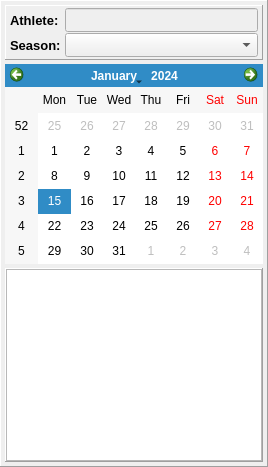
         <widget class="QFrame" name="frame_weekinfo">
          <property name="sizePolicy">
           <sizepolicy hsizetype="Preferred" vsizetype="Preferred">
            <horstretch>1</horstretch>
            <verstretch>0</verstretch>
           </sizepolicy>
          </property>
          <property name="maximumSize">
           <size>
            <width>300</width>
            <height>16777215</height>
           </size>
          </property>
          <property name="font">
           <font>
            <family>Segoe UI</family>
           </font>
          </property>
          <property name="frameShape">
           <enum>QFrame::Panel</enum>
          </property>
          <property name="frameShadow">
           <enum>QFrame::Raised</enum>
          </property>
          <layout class="QVBoxLayout" name="verticalLayout">
           <property name="spacing">
            <number>4</number>
           </property>
           <property name="leftMargin">
            <number>4</number>
           </property>
           <property name="topMargin">
            <number>4</number>
           </property>
           <property name="rightMargin">
            <number>4</number>
           </property>
           <property name="bottomMargin">
            <number>4</number>
           </property>
           <item>
            <widget class="QFrame" name="frame_athlete">
             <property name="frameShape">
              <enum>QFrame::Panel</enum>
             </property>
             <property name="frameShadow">
              <enum>QFrame::Raised</enum>
             </property>
             <layout class="QFormLayout" name="formLayout">
              <property name="horizontalSpacing">
               <number>4</number>
              </property>
              <property name="verticalSpacing">
               <number>1</number>
              </property>
              <property name="leftMargin">
               <number>4</number>
              </property>
              <property name="topMargin">
               <number>2</number>
              </property>
              <property name="rightMargin">
               <number>4</number>
              </property>
              <property name="bottomMargin">
               <number>2</number>
              </property>
              <item row="1" column="0">
               <widget class="QLabel" name="label_5">
                <property name="font">
                 <font>
                  <family>Segoe UI</family>
                  <pointsize>10</pointsize>
                  <weight>75</weight>
                  <bold>true</bold>
                 </font>
                </property>
                <property name="text">
                 <string>Season:</string>
                </property>
               </widget>
              </item>
              <item row="1" column="1">
               <widget class="QComboBox" name="comboBox_saisonName">
                <property name="minimumSize">
                 <size>
                  <width>0</width>
                  <height>24</height>
                 </size>
                </property>
                <property name="maximumSize">
                 <size>
                  <width>16777215</width>
                  <height>24</height>
                 </size>
                </property>
                <property name="font">
                 <font>
                  <family>Segoe UI</family>
                  <pointsize>10</pointsize>
                  <weight>75</weight>
                  <bold>true</bold>
                 </font>
                </property>
               </widget>
              </item>
              <item row="0" column="0">
               <widget class="QLabel" name="label_6">
                <property name="font">
                 <font>
                  <family>Segoe UI</family>
                  <pointsize>10</pointsize>
                  <weight>75</weight>
                  <bold>true</bold>
                 </font>
                </property>
                <property name="text">
                 <string>Athlete:</string>
                </property>
               </widget>
              </item>
              <item row="0" column="1">
               <widget class="QLineEdit" name="lineEdit_athlete">
                <property name="enabled">
                 <bool>false</bool>
                </property>
                <property name="minimumSize">
                 <size>
                  <width>0</width>
                  <height>24</height>
                 </size>
                </property>
                <property name="maximumSize">
                 <size>
                  <width>16777215</width>
                  <height>24</height>
                 </size>
                </property>
                <property name="font">
                 <font>
                  <family>Segoe UI</family>
                  <pointsize>10</pointsize>
                  <weight>75</weight>
                  <bold>true</bold>
                 </font>
                </property>
               </widget>
              </item>
             </layout>
            </widget>
           </item>
           <item>
            <widget class="QCalendarWidget" name="calendarWidget">
             <property name="sizePolicy">
              <sizepolicy hsizetype="Preferred" vsizetype="Preferred">
               <horstretch>0</horstretch>
               <verstretch>1</verstretch>
              </sizepolicy>
             </property>
             <property name="minimumSize">
              <size>
               <width>250</width>
               <height>200</height>
              </size>
             </property>
            </widget>
           </item>
           <item>
            <widget class="QFrame" name="frame_summery">
             <property name="sizePolicy">
              <sizepolicy hsizetype="Preferred" vsizetype="Preferred">
               <horstretch>0</horstretch>
               <verstretch>4</verstretch>
              </sizepolicy>
             </property>
             <property name="frameShape">
              <enum>QFrame::Panel</enum>
             </property>
             <property name="frameShadow">
              <enum>QFrame::Raised</enum>
             </property>
             <layout class="QVBoxLayout" name="verticalLayout_10">
              <property name="spacing">
               <number>1</number>
              </property>
              <property name="leftMargin">
               <number>0</number>
              </property>
              <property name="topMargin">
               <number>0</number>
              </property>
              <property name="rightMargin">
               <number>0</number>
              </property>
              <property name="bottomMargin">
               <number>0</number>
              </property>
              <item>
               <widget class="QTableWidget" name="tableWidget_summery">
                <property name="sizePolicy">
                 <sizepolicy hsizetype="Expanding" vsizetype="Expanding">
                  <horstretch>0</horstretch>
                  <verstretch>1</verstretch>
                 </sizepolicy>
                </property>
               </widget>
              </item>
             </layout>
            </widget>
           </item>
          </layout>
         </widget>
